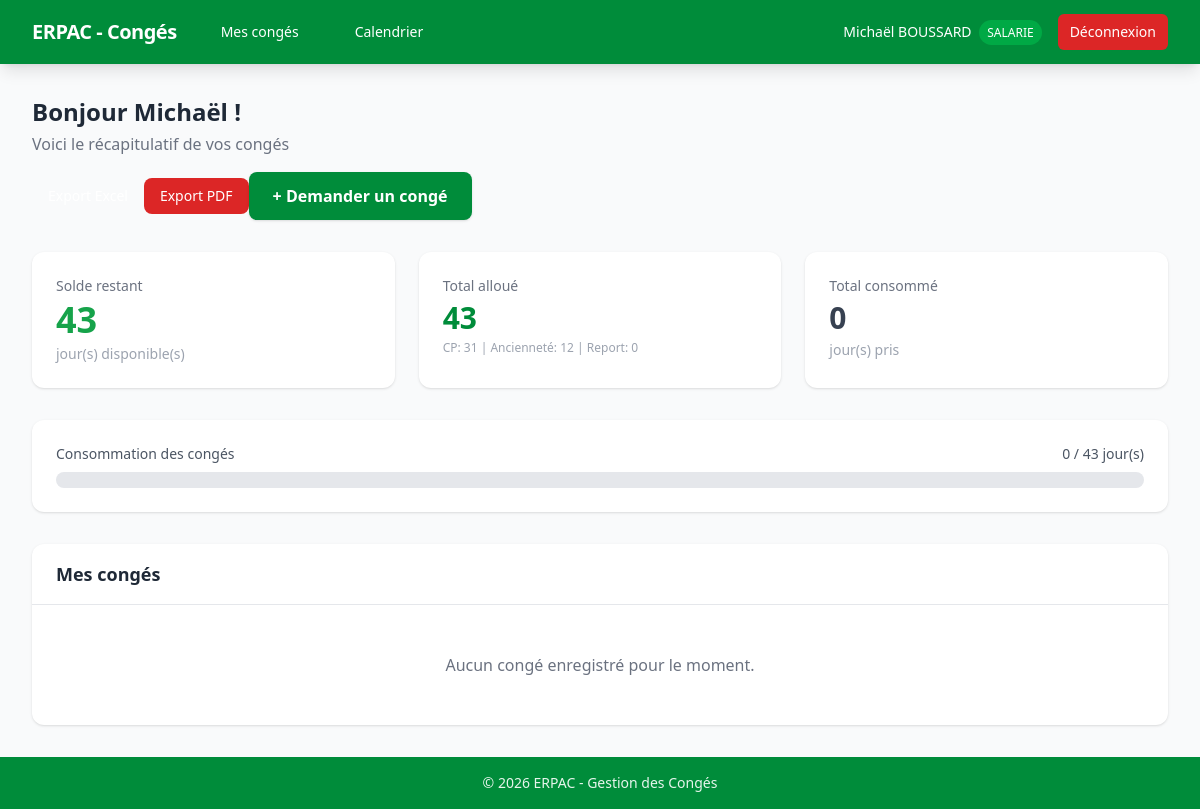
The page /salarie/accueil (signed in) on the database its author committed.
### models/user.py (models this page shows, shortened)
class User(UserMixin, db.Model):
    __tablename__ = "users"
    id = db.Column(db.Integer, primary_key=True)
    nom = db.Column(db.String(100), nullable=False)
    prenom = db.Column(db.String(100), nullable=False)
    identifiant = db.Column(db.String(100), unique=True, nullable=False)
    mot_de_passe_hash = db.Column(db.String(200), nullable=False)
    role = db.Column(db.String(20), nullable=False, default="salarie")  # "rh" ou "salarie"
    actif = db.Column(db.Boolean, default=True)
    date_embauche = db.Column(db.Date, nullable=True)
    email = db.Column(db.String(120), nullable=True)  # pour les notifications
    conges = db.relationship(
        "Conge",
        foreign_keys="Conge.user_id",
        backref="utilisateur",
        lazy=True,
        cascade="all, delete-orphan",
    )
    allocations = db.relationship("AllocationConge", backref="utilisateur", lazy=True, cascade="all, delete-orphan")

### routes/salarie.py (the view)
@salarie_bp.route("/accueil")
@login_required
def accueil():
    solde_info = calculer_solde(current_user.id)
    param = get_parametrage_actif()
    conges = Conge.query.filter_by(user_id=current_user.id).order_by(Conge.date_debut.desc()).all()
    return render_template(
        "salarie/accueil.html",
        solde=solde_info,
        conges=conges,
        parametrage=param,
    )

### models/parametrage.py (called while the page is built)
    @property
    def total_jours(self):
        return self.jours_alloues + self.jours_anciennete + self.jours_report

### services/solde.py (called while the page is built)
def get_parametrage_actif():
    return ParametrageAnnuel.query.filter_by(actif=True).first()

def get_allocation(user_id, parametrage_id=None):
    if parametrage_id is None:
        param = get_parametrage_actif()
        if param is None:
            return None
        parametrage_id = param.id
    return AllocationConge.query.filter_by(
        user_id=user_id,
        parametrage_id=parametrage_id,
    ).first()

def calculer_jours_consommes(user_id, parametrage_id=None):
    param = None
    if parametrage_id:
        param = ParametrageAnnuel.query.get(parametrage_id)
    else:
        param = get_parametrage_actif()
    if param is None:
        return 0
    from sqlalchemy import func
    result = db.session.query(func.coalesce(func.sum(Conge.nb_jours_ouvrables), 0)).filter(
        Conge.user_id == user_id,
        Conge.date_debut >= param.debut_exercice,
        Conge.date_fin <= param.fin_exercice,
        Conge.type_conge.in_(["CP", "Anciennete"]),
        Conge.statut == "valide",
    ).scalar()
    return result

def calculer_solde(user_id, parametrage_id=None):
    allocation = get_allocation(user_id, parametrage_id)
    if allocation is None:
        return {"total_alloue": 0, "total_consomme": 0, "solde_restant": 0}
    pid = allocation.parametrage_id
    consomme = calculer_jours_consommes(user_id, pid)
    total = allocation.total_jours
    return {
        "total_alloue": total,
        "jours_conges": allocation.jours_alloues,
        "jours_anciennete": allocation.jours_anciennete,
        "jours_report": allocation.jours_report,
        "total_consomme": consomme,
        "solde_restant": total - consomme,
    }

### templates/salarie/accueil.html (shortened to what this page needs)
{% extends "base.html" %}
{% block content %}
<div class="mb-8 flex flex-col md:flex-row md:items-center md:justify-between gap-4">
    <div>
        <h1 class="text-2xl font-bold text-gray-800">Bonjour {{ current_user.prenom }} !</h1>
        <p class="text-gray-500 mt-1">Voici le récapitulatif de vos congés</p>
    </div>
    <div class="flex flex-wrap items-center gap-2">
        <a href="{{ url_for('salarie.export_excel') }}"
           class="inline-flex items-center px-4 py-2 bg-green-700 hover:bg-green-800 text-white text-sm font-medium rounded-lg transition">
        </a>
        <a href="{{ url_for('salarie.export_pdf') }}"
           class="inline-flex items-center px-4 py-2 bg-red-600 hover:bg-red-700 text-white text-sm font-medium rounded-lg transition">
            Export PDF
        </a>
        <a href="{{ url_for('salarie.demander_conge') }}"
           class="inline-flex items-center justify-center bg-erpac-primary hover:bg-erpac-dark text-white font-semibold py-3 px-6 rounded-lg transition shadow">
            + Demander un congé
        </a>
    </div>
</div>
<div class="grid grid-cols-1 md:grid-cols-3 gap-6 mb-8">
    <div class="bg-white rounded-xl shadow p-6">
        <div class="text-sm font-medium text-gray-500">Solde restant</div>
        <div class="text-4xl font-bold {% if solde.solde_restant <= 5 %}text-red-600{% elif solde.solde_restant <= 10 %}text-orange-500{% else %}text-green-600{% endif %} mt-1">
            {{ solde.solde_restant }}
        </div>
        <div class="text-sm text-gray-400 mt-1">jour(s) disponible(s)</div>
    </div>
    <div class="bg-white rounded-xl shadow p-6">
        <div class="text-sm font-medium text-gray-500">Total alloué</div>
        <div class="text-3xl font-bold text-erpac-primary mt-1">{{ solde.total_alloue }}</div>
        <div class="text-xs text-gray-400 mt-1">CP: {{ solde.jours_conges }} | Ancienneté: {{ solde.jours_anciennete }} | Report: {{ solde.jours_report }}</div>
    </div>
    <div class="bg-white rounded-xl shadow p-6">
        <div class="text-sm font-medium text-gray-500">Total consommé</div>
        <div class="text-3xl font-bold text-gray-700 mt-1">{{ solde.total_consomme }}</div>
        <div class="text-sm text-gray-400 mt-1">jour(s) pris</div>
    </div>
</div>
<div class="bg-white rounded-xl shadow p-6 mb-8">
    <div class="flex justify-between text-sm text-gray-600 mb-2">
        <span>Consommation des congés</span>
        <span>{{ solde.total_consomme }} / {{ solde.total_alloue }} jour(s)</span>
    </div>
    <div class="w-full bg-gray-200 rounded-full h-4">
        {% set pct = (solde.total_consomme / solde.total_alloue * 100) if solde.total_alloue > 0 else 0 %}
    </div>
</div>
<div class="bg-white rounded-xl shadow overflow-hidden">
    <div class="px-6 py-4 border-b">
        <h2 class="text-lg font-semibold text-gray-800">Mes congés</h2>
    </div>
    {% if conges %}
    <table class="w-full">
        <thead class="bg-gray-50">
            <tr>
                <th class="px-6 py-3 text-left text-xs font-medium text-gray-500 uppercase">Période</th>
                <th class="px-6 py-3 text-left text-xs font-medium text-gray-500 uppercase">Jours</th>
                <th class="px-6 py-3 text-left text-xs font-medium text-gray-500 uppercase">Type</th>
                <th class="px-6 py-3 text-left text-xs font-medium text-gray-500 uppercase">Statut</th>
                <th class="px-6 py-3 text-left text-xs font-medium text-gray-500 uppercase">Commentaire</th>
            </tr>
        </thead>
        <tbody class="divide-y divide-gray-200">
            {% for conge in conges %}
            <tr class="hover:bg-gray-50 transition">
                <td class="px-6 py-4 text-sm">
                    {{ conge.date_debut.strftime('%d/%m/%Y') }} &rarr; {{ conge.date_fin.strftime('%d/%m/%Y') }}
                </td>
                <td class="px-6 py-4">
                    <span class="font-semibold">{{ conge.nb_jours_ouvrables }}</span>
                    <span class="text-gray-500 text-sm">jour(s)</span>
                </td>
                <td class="px-6 py-4">
                    <span class="px-2 py-1 rounded text-xs font-medium
                        {% if conge.type_conge == 'CP' %}bg-erpac-100 text-erpac-800
                        {% elif conge.type_conge == 'RTT' %}bg-purple-100 text-purple-800
                        {% elif conge.type_conge == 'Maladie' %}bg-red-100 text-red-800
                        {% elif conge.type_conge == 'Anciennete' %}bg-green-100 text-green-800
                        {% else %}bg-gray-100 text-gray-800{% endif %}">
                        {{ conge.type_conge }}
                    </span>
                </td>
                <td class="px-6 py-4">
                    {% if conge.statut == 'valide' %}
                    <span class="px-2 py-1 rounded text-xs font-medium bg-green-100 text-green-800">Validé</span>
                    {% elif conge.statut == 'en_attente' %}
                    <span class="px-2 py-1 rounded text-xs font-medium bg-amber-100 text-amber-800">En attente</span>
                    {% elif conge.statut == 'refuse' %}
                    <span class="px-2 py-1 rounded text-xs font-medium bg-red-100 text-red-800" title="{{ conge.motif_refus or '' }}">Refusé</span>
                    {% else %}
                    <span class="px-2 py-1 rounded text-xs font-medium bg-gray-100 text-gray-800">{{ conge.statut }}</span>
                    {% endif %}
                </td>
                <td class="px-6 py-4 text-sm text-gray-500">
                    {{ conge.motif_refus if conge.statut == 'refuse' and conge.motif_refus else (conge.commentaire or '-') }}
                </td>
            </tr>
            {% endfor %}
        </tbody>
    </table>
    {% else %}
    <div class="px-6 py-12 text-center text-gray-500">Aucun congé enregistré pour le moment.</div>
    {% endif %}
</div>
{% endblock %}

### templates/base.html (shortened to what this page needs)
<!DOCTYPE html>
<html lang="fr">
<head>
    <link rel="stylesheet" href="{{ url_for('static', filename='css/tailwind.css') }}">
    <link rel="stylesheet" href="{{ url_for('static', filename='css/custom.css') }}">
</head>
<body class="bg-gray-50 min-h-screen flex flex-col">
    {% if current_user.is_authenticated %}
    <nav class="bg-erpac-primary text-white shadow-lg">
        <div class="max-w-7xl mx-auto px-4 sm:px-6 lg:px-8">
            <div class="flex items-center justify-between h-16">
                <div class="flex items-center space-x-8">
                    <span class="text-xl font-bold tracking-tight">ERPAC - Congés</span>
                    {% if current_user.role == 'rh' %}
                    <a href="{{ url_for('rh.dashboard') }}" class="hover:bg-erpac-dark px-3 py-2 rounded-md text-sm font-medium">Tableau de bord</a>
                    <a href="{{ url_for('rh.parametrage') }}" class="hover:bg-erpac-dark px-3 py-2 rounded-md text-sm font-medium">Paramétrage</a>
                    {% else %}
                    <a href="{{ url_for('salarie.accueil') }}" class="hover:bg-erpac-dark px-3 py-2 rounded-md text-sm font-medium">Mes congés</a>
                    <a href="{{ url_for('salarie.calendrier') }}" class="hover:bg-erpac-dark px-3 py-2 rounded-md text-sm font-medium">Calendrier</a>
                    {% endif %}
                </div>
                <div class="flex items-center space-x-4">
                    <span class="text-sm">{{ current_user.prenom }} {{ current_user.nom }}
                        <span class="bg-erpac-light text-xs px-2 py-1 rounded-full ml-1">{{ current_user.role|upper }}</span>
                    </span>
                    <a href="{{ url_for('auth.logout') }}" class="bg-red-600 hover:bg-red-700 px-3 py-2 rounded-md text-sm font-medium transition">Déconnexion</a>
                </div>
            </div>
        </div>
    </nav>
    {% endif %}
    <main class="flex-1">
        <div class="max-w-7xl mx-auto px-4 sm:px-6 lg:px-8 py-8">
            {% block content %}{% endblock %}
        </div>
    </main>
    <footer class="bg-erpac-primary text-erpac-100 text-center py-4 text-sm">
        &copy; {{ now().year if now is defined else "2026" }} ERPAC - Gestion des Congés
    </footer>
</body>
</html>

### static/css/custom.css (style rules this page uses)
* { transition-property: background-color, border-color, color, fill, stroke; transition-duration: 150ms; transition-timing-function: cubic-bezier(0.4, 0, 0.2, 1); }

### rows shown on the page
User: prenom "Michaël", nom "BOUSSARD", role "SALARIE"

### other values the page prints
{{ solde.solde_restant }} "43"
{{ solde.total_alloue }} "43"
{{ solde.jours_conges }} "31"
{{ solde.jours_anciennete }} "12"
{{ solde.jours_report }} "0"
{{ solde.total_consomme }} "0"
